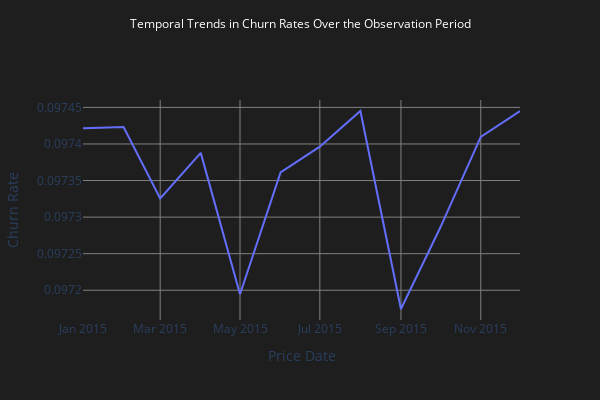

Notebook code for this chart:
### Code cell
df['price_date']=pd.to_datetime(df['price_date'])

monthly_churn_rates = df.groupby('price_date')['churn'].mean().reset_index()
price_date_rate = px.line(monthly_churn_rates, x='price_date', y='churn',
            labels={'churn': 'Churn Rate'},
            title='Temporal Trends in Churn Rates Over the Observation Period')
price_date_rate.update_layout(xaxis_title='Price Date', yaxis_title='Churn Rate')
price_date_rate.update_layout(
    width=600,
    height=400,
    title={
        'text':'Temporal Trends in Churn Rates Over the Observation Period',
        'font':{
            'color':'white',
            'size':12},
        'xanchor':'center',
        'yanchor':'top',
        'x':0.5,
        'y':0.95},
        
)
price_date_rate.update_layout(
    paper_bgcolor='rgb(30,30,30)',
    plot_bgcolor='rgb(30,30,30)',   
    xaxis=dict(gridcolor='grey'),  
    yaxis=dict(gridcolor='grey'),
    showlegend=False 
    
    )

price_date_rate.show()

### Figure 1 — Plotly figure (JSON) as saved in the notebook; plotly's stock layout.template omitted (floating-point values rounded to 4 significant figures)
{"data": [{"hovertemplate": "price_date=%{x}<br>Churn Rate=%{y}<extra></extra>", "legendgroup": "", "line": {"color": "#636efa", "dash": "solid"}, "marker": {"symbol": "circle"}, "mode": "lines", "name": "", "orientation": "v", "showlegend": false, "type": "scatter", "x": ["2015-01-01T00:00:00", "2015-02-01T00:00:00", "2015-03-01T00:00:00", "2015-04-01T00:00:00", "2015-05-01T00:00:00", "2015-06-01T00:00:00", "2015-07-01T00:00:00", "2015-08-01T00:00:00", "2015-09-01T00:00:00", "2015-10-01T00:00:00", "2015-11-01T00:00:00", "2015-12-01T00:00:00"], "xaxis": "x", "y": [0.09742, 0.09742, 0.09733, 0.09739, 0.09719, 0.09736, 0.0974, 0.09745, 0.09717, 0.09729, 0.09741, 0.09745], "yaxis": "y"}], "layout": {"height": 400, "legend": {"tracegroupgap": 0}, "paper_bgcolor": "rgb(30,30,30)", "plot_bgcolor": "rgb(30,30,30)", "showlegend": false, "title": {"font": {"color": "white", "size": 12}, "text": "Temporal Trends in Churn Rates Over the Observation Period", "x": 0.5, "xanchor": "center", "y": 0.95, "yanchor": "top"}, "width": 600, "xaxis": {"anchor": "y", "domain": [0, 1], "gridcolor": "grey", "title": {"text": "Price Date"}}, "yaxis": {"anchor": "x", "domain": [0, 1], "gridcolor": "grey", "title": {"text": "Churn Rate"}}}}
